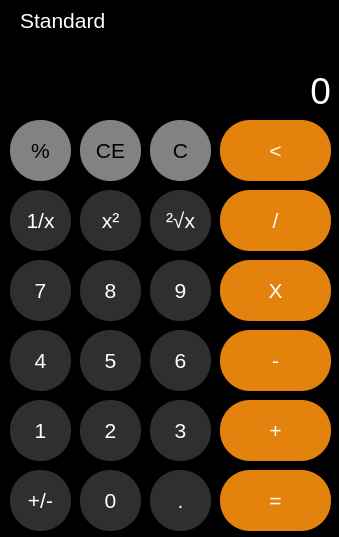
<?xml version="1.0" encoding="UTF-8"?>
<ui version="4.0">
 <class>MainWindow</class>
 <widget class="QMainWindow" name="MainWindow">
  <property name="geometry">
   <rect>
    <x>0</x>
    <y>0</y>
    <width>339</width>
    <height>537</height>
   </rect>
  </property>
  <property name="minimumSize">
   <size>
    <width>339</width>
    <height>537</height>
   </size>
  </property>
  <property name="maximumSize">
   <size>
    <width>339</width>
    <height>537</height>
   </size>
  </property>
  <property name="sizeIncrement">
   <size>
    <width>0</width>
    <height>1</height>
   </size>
  </property>
  <property name="windowTitle">
   <string>Calculator</string>
  </property>
  <property name="toolTipDuration">
   <number>-1</number>
  </property>
  <property name="layoutDirection">
   <enum>Qt::LeftToRight</enum>
  </property>
  <property name="autoFillBackground">
   <bool>false</bool>
  </property>
  <property name="styleSheet">
   <string notr="true">background-color: rgb(0, 0, 0);</string>
  </property>
  <widget class="QWidget" name="centralwidget">
   <widget class="QFrame" name="frame">
    <property name="geometry">
     <rect>
      <x>0</x>
      <y>0</y>
      <width>341</width>
      <height>531</height>
     </rect>
    </property>
    <property name="styleSheet">
     <string notr="true">background-color: rgb(0, 0, 0);</string>
    </property>
    <property name="frameShape">
     <enum>QFrame::StyledPanel</enum>
    </property>
    <property name="frameShadow">
     <enum>QFrame::Raised</enum>
    </property>
    <widget class="QFrame" name="frame_buttons">
     <property name="geometry">
      <rect>
       <x>10</x>
       <y>120</y>
       <width>321</width>
       <height>421</height>
      </rect>
     </property>
     <property name="styleSheet">
      <string notr="true">background-color: rgb(0, 0, 0);</string>
     </property>
     <property name="frameShape">
      <enum>QFrame::StyledPanel</enum>
     </property>
     <property name="frameShadow">
      <enum>QFrame::Raised</enum>
     </property>
     <widget class="QPushButton" name="point">
      <property name="geometry">
       <rect>
        <x>140</x>
        <y>350</y>
        <width>61</width>
        <height>61</height>
       </rect>
      </property>
      <property name="font">
       <font>
        <pointsize>16</pointsize>
       </font>
      </property>
      <property name="styleSheet">
       <string notr="true">background-color: rgb(47, 47, 47);
color: rgb(255, 255, 255);border-radius: 30px;</string>
      </property>
      <property name="text">
       <string>.</string>
      </property>
     </widget>
     <widget class="QPushButton" name="three">
      <property name="geometry">
       <rect>
        <x>140</x>
        <y>280</y>
        <width>61</width>
        <height>61</height>
       </rect>
      </property>
      <property name="font">
       <font>
        <pointsize>16</pointsize>
       </font>
      </property>
      <property name="styleSheet">
       <string notr="true">background-color: rgb(47, 47, 47);
color: rgb(255, 255, 255);border-radius: 30px;</string>
      </property>
      <property name="text">
       <string>3</string>
      </property>
     </widget>
     <widget class="QPushButton" name="zero">
      <property name="geometry">
       <rect>
        <x>70</x>
        <y>350</y>
        <width>61</width>
        <height>61</height>
       </rect>
      </property>
      <property name="font">
       <font>
        <pointsize>16</pointsize>
       </font>
      </property>
      <property name="styleSheet">
       <string notr="true">background-color: rgb(47, 47, 47);
color: rgb(255, 255, 255);border-radius: 30px;</string>
      </property>
      <property name="text">
       <string>0</string>
      </property>
     </widget>
     <widget class="QPushButton" name="two">
      <property name="geometry">
       <rect>
        <x>70</x>
        <y>280</y>
        <width>61</width>
        <height>61</height>
       </rect>
      </property>
      <property name="font">
       <font>
        <pointsize>16</pointsize>
       </font>
      </property>
      <property name="styleSheet">
       <string notr="true">background-color: rgb(47, 47, 47);
color: rgb(255, 255, 255);border-radius: 30px;</string>
      </property>
      <property name="text">
       <string>2</string>
      </property>
     </widget>
     <widget class="QPushButton" name="eight">
      <property name="geometry">
       <rect>
        <x>70</x>
        <y>140</y>
        <width>61</width>
        <height>61</height>
       </rect>
      </property>
      <property name="font">
       <font>
        <pointsize>16</pointsize>
       </font>
      </property>
      <property name="styleSheet">
       <string notr="true">background-color: rgb(47, 47, 47);
color: rgb(255, 255, 255);border-radius: 30px;</string>
      </property>
      <property name="text">
       <string>8</string>
      </property>
     </widget>
     <widget class="QPushButton" name="back">
      <property name="geometry">
       <rect>
        <x>210</x>
        <y>0</y>
        <width>111</width>
        <height>61</height>
       </rect>
      </property>
      <property name="font">
       <font>
        <pointsize>16</pointsize>
       </font>
      </property>
      <property name="toolTip">
       <string>Remove/Back</string>
      </property>
      <property name="styleSheet">
       <string notr="true">background-color: rgb(227, 131, 13);
color: rgb(255, 255, 255);
border-radius: 30px;</string>
      </property>
      <property name="text">
       <string>&lt;</string>
      </property>
     </widget>
     <widget class="QPushButton" name="five">
      <property name="geometry">
       <rect>
        <x>70</x>
        <y>210</y>
        <width>61</width>
        <height>61</height>
       </rect>
      </property>
      <property name="font">
       <font>
        <pointsize>16</pointsize>
       </font>
      </property>
      <property name="styleSheet">
       <string notr="true">background-color: rgb(47, 47, 47);
color: rgb(255, 255, 255);border-radius: 30px;</string>
      </property>
      <property name="text">
       <string>5</string>
      </property>
     </widget>
     <widget class="QPushButton" name="seven">
      <property name="geometry">
       <rect>
        <x>0</x>
        <y>140</y>
        <width>61</width>
        <height>61</height>
       </rect>
      </property>
      <property name="font">
       <font>
        <pointsize>16</pointsize>
       </font>
      </property>
      <property name="styleSheet">
       <string notr="true">background-color: rgb(47, 47, 47);
color: rgb(255, 255, 255);
border-radius: 30px;</string>
      </property>
      <property name="text">
       <string>7</string>
      </property>
     </widget>
     <widget class="QPushButton" name="plus_minus">
      <property name="geometry">
       <rect>
        <x>0</x>
        <y>350</y>
        <width>61</width>
        <height>61</height>
       </rect>
      </property>
      <property name="font">
       <font>
        <pointsize>16</pointsize>
       </font>
      </property>
      <property name="styleSheet">
       <string notr="true">background-color: rgb(47, 47, 47);
color: rgb(255, 255, 255);border-radius: 30px;</string>
      </property>
      <property name="text">
       <string>+/-</string>
      </property>
     </widget>
     <widget class="QPushButton" name="multiply">
      <property name="geometry">
       <rect>
        <x>210</x>
        <y>140</y>
        <width>111</width>
        <height>61</height>
       </rect>
      </property>
      <property name="font">
       <font>
        <pointsize>16</pointsize>
       </font>
      </property>
      <property name="toolTip">
       <string>Multiply</string>
      </property>
      <property name="styleSheet">
       <string notr="true">background-color: rgb(227, 131, 13);
color: rgb(255, 255, 255);border-radius: 30px;</string>
      </property>
      <property name="text">
       <string>X</string>
      </property>
     </widget>
     <widget class="QPushButton" name="x_square">
      <property name="geometry">
       <rect>
        <x>70</x>
        <y>70</y>
        <width>61</width>
        <height>61</height>
       </rect>
      </property>
      <property name="font">
       <font>
        <pointsize>16</pointsize>
       </font>
      </property>
      <property name="toolTip">
       <string>Square</string>
      </property>
      <property name="styleSheet">
       <string notr="true">background-color: rgb(47, 47, 47);
color: rgb(255, 255, 255);border-radius: 30px;</string>
      </property>
      <property name="text">
       <string>x²</string>
      </property>
     </widget>
     <widget class="QPushButton" name="divide">
      <property name="geometry">
       <rect>
        <x>210</x>
        <y>70</y>
        <width>111</width>
        <height>61</height>
       </rect>
      </property>
      <property name="minimumSize">
       <size>
        <width>111</width>
        <height>61</height>
       </size>
      </property>
      <property name="maximumSize">
       <size>
        <width>111</width>
        <height>61</height>
       </size>
      </property>
      <property name="font">
       <font>
        <pointsize>16</pointsize>
       </font>
      </property>
      <property name="toolTip">
       <string>Divide</string>
      </property>
      <property name="styleSheet">
       <string notr="true">background-color: rgb(227, 131, 13);
border-color: rgb(0, 0, 0);
color: rgb(255, 255, 255);border-radius: 30px;</string>
      </property>
      <property name="text">
       <string>/</string>
      </property>
     </widget>
     <widget class="QPushButton" name="root">
      <property name="geometry">
       <rect>
        <x>140</x>
        <y>70</y>
        <width>61</width>
        <height>61</height>
       </rect>
      </property>
      <property name="font">
       <font>
        <pointsize>16</pointsize>
       </font>
      </property>
      <property name="toolTip">
       <string>Square root</string>
      </property>
      <property name="styleSheet">
       <string notr="true">background-color: rgb(47, 47, 47);
color: rgb(255, 255, 255);border-radius: 30px;</string>
      </property>
      <property name="text">
       <string>²√x</string>
      </property>
     </widget>
     <widget class="QPushButton" name="per">
      <property name="geometry">
       <rect>
        <x>0</x>
        <y>0</y>
        <width>61</width>
        <height>61</height>
       </rect>
      </property>
      <property name="font">
       <font>
        <pointsize>16</pointsize>
       </font>
      </property>
      <property name="styleSheet">
       <string notr="true">background-color: rgb(130, 130, 130);
border-radius: 30px;</string>
      </property>
      <property name="text">
       <string>%</string>
      </property>
     </widget>
     <widget class="QPushButton" name="six">
      <property name="geometry">
       <rect>
        <x>140</x>
        <y>210</y>
        <width>61</width>
        <height>61</height>
       </rect>
      </property>
      <property name="font">
       <font>
        <pointsize>16</pointsize>
       </font>
      </property>
      <property name="styleSheet">
       <string notr="true">background-color: rgb(47, 47, 47);
color: rgb(255, 255, 255);border-radius: 30px;</string>
      </property>
      <property name="text">
       <string>6</string>
      </property>
     </widget>
     <widget class="QPushButton" name="four">
      <property name="geometry">
       <rect>
        <x>0</x>
        <y>210</y>
        <width>61</width>
        <height>61</height>
       </rect>
      </property>
      <property name="font">
       <font>
        <pointsize>16</pointsize>
       </font>
      </property>
      <property name="styleSheet">
       <string notr="true">background-color: rgb(47, 47, 47);
color: rgb(255, 255, 255);border-radius: 30px;</string>
      </property>
      <property name="text">
       <string>4</string>
      </property>
     </widget>
     <widget class="QPushButton" name="plus">
      <property name="geometry">
       <rect>
        <x>210</x>
        <y>280</y>
        <width>111</width>
        <height>61</height>
       </rect>
      </property>
      <property name="font">
       <font>
        <pointsize>16</pointsize>
       </font>
      </property>
      <property name="toolTip">
       <string>Plus</string>
      </property>
      <property name="styleSheet">
       <string notr="true">background-color: rgb(227, 131, 13);
color: rgb(255, 255, 255);border-radius: 30px;</string>
      </property>
      <property name="text">
       <string>+</string>
      </property>
     </widget>
     <widget class="QPushButton" name="equal">
      <property name="geometry">
       <rect>
        <x>210</x>
        <y>350</y>
        <width>111</width>
        <height>61</height>
       </rect>
      </property>
      <property name="font">
       <font>
        <pointsize>16</pointsize>
       </font>
      </property>
      <property name="styleSheet">
       <string notr="true">background-color: rgb(227, 131, 13);
color: rgb(255, 255, 255);border-radius: 30px;</string>
      </property>
      <property name="text">
       <string>=</string>
      </property>
     </widget>
     <widget class="QPushButton" name="one_by_x">
      <property name="geometry">
       <rect>
        <x>0</x>
        <y>70</y>
        <width>61</width>
        <height>61</height>
       </rect>
      </property>
      <property name="font">
       <font>
        <pointsize>16</pointsize>
       </font>
      </property>
      <property name="toolTip">
       <string>one by x</string>
      </property>
      <property name="styleSheet">
       <string notr="true">background-color: rgb(47, 47, 47);
color: rgb(255, 255, 255);
border-radius: 30px;</string>
      </property>
      <property name="text">
       <string>1/x</string>
      </property>
     </widget>
     <widget class="QPushButton" name="nine">
      <property name="geometry">
       <rect>
        <x>140</x>
        <y>140</y>
        <width>61</width>
        <height>61</height>
       </rect>
      </property>
      <property name="font">
       <font>
        <pointsize>16</pointsize>
       </font>
      </property>
      <property name="styleSheet">
       <string notr="true">background-color: rgb(47, 47, 47);
color: rgb(255, 255, 255);border-radius: 30px;</string>
      </property>
      <property name="text">
       <string>9</string>
      </property>
     </widget>
     <widget class="QPushButton" name="minus">
      <property name="geometry">
       <rect>
        <x>210</x>
        <y>210</y>
        <width>111</width>
        <height>61</height>
       </rect>
      </property>
      <property name="font">
       <font>
        <pointsize>16</pointsize>
       </font>
      </property>
      <property name="toolTip">
       <string>Subtract</string>
      </property>
      <property name="styleSheet">
       <string notr="true">background-color: rgb(227, 131, 13);
color: rgb(255, 255, 255);border-radius: 30px;</string>
      </property>
      <property name="text">
       <string>-</string>
      </property>
     </widget>
     <widget class="QPushButton" name="one">
      <property name="geometry">
       <rect>
        <x>0</x>
        <y>280</y>
        <width>61</width>
        <height>61</height>
       </rect>
      </property>
      <property name="font">
       <font>
        <pointsize>16</pointsize>
       </font>
      </property>
      <property name="styleSheet">
       <string notr="true">background-color: rgb(47, 47, 47);
color: rgb(255, 255, 255);border-radius: 30px;</string>
      </property>
      <property name="text">
       <string>1</string>
      </property>
     </widget>
     <widget class="QPushButton" name="clear">
      <property name="geometry">
       <rect>
        <x>140</x>
        <y>0</y>
        <width>61</width>
        <height>61</height>
       </rect>
      </property>
      <property name="font">
       <font>
        <pointsize>16</pointsize>
       </font>
      </property>
      <property name="toolTip">
       <string>Clear</string>
      </property>
      <property name="styleSheet">
       <string notr="true">background-color: rgb(130, 130, 130);
border-radius: 30px;</string>
      </property>
      <property name="text">
       <string>C</string>
      </property>
     </widget>
     <widget class="QPushButton" name="ce">
      <property name="geometry">
       <rect>
        <x>70</x>
        <y>0</y>
        <width>61</width>
        <height>61</height>
       </rect>
      </property>
      <property name="font">
       <font>
        <pointsize>16</pointsize>
       </font>
      </property>
      <property name="toolTip">
       <string>Clear recent calculation</string>
      </property>
      <property name="styleSheet">
       <string notr="true">background-color: rgb(130, 130, 130);
border-radius: 30px;</string>
      </property>
      <property name="text">
       <string>CE</string>
      </property>
     </widget>
    </widget>
    <widget class="QFrame" name="frame_calculations_display">
     <property name="geometry">
      <rect>
       <x>10</x>
       <y>40</y>
       <width>321</width>
       <height>71</height>
      </rect>
     </property>
     <property name="styleSheet">
      <string notr="true">background-color: rgb(0, 0, 0);</string>
     </property>
     <property name="frameShape">
      <enum>QFrame::StyledPanel</enum>
     </property>
     <property name="frameShadow">
      <enum>QFrame::Raised</enum>
     </property>
     <widget class="QLabel" name="label_2">
      <property name="geometry">
       <rect>
        <x>0</x>
        <y>30</y>
        <width>321</width>
        <height>41</height>
       </rect>
      </property>
      <property name="font">
       <font>
        <pointsize>28</pointsize>
       </font>
      </property>
      <property name="styleSheet">
       <string notr="true">background-color: rgb(0, 0, 0);
color: rgb(255, 255, 255);</string>
      </property>
      <property name="text">
       <string>0</string>
      </property>
      <property name="alignment">
       <set>Qt::AlignRight|Qt::AlignTrailing|Qt::AlignVCenter</set>
      </property>
     </widget>
     <widget class="QLabel" name="label_3">
      <property name="geometry">
       <rect>
        <x>0</x>
        <y>0</y>
        <width>311</width>
        <height>20</height>
       </rect>
      </property>
      <property name="maximumSize">
       <size>
        <width>100000</width>
        <height>16777215</height>
       </size>
      </property>
      <property name="font">
       <font>
        <pointsize>10</pointsize>
       </font>
      </property>
      <property name="styleSheet">
       <string notr="true">background-color: rgb(0, 0, 0);
color: rgb(255, 255, 255);</string>
      </property>
      <property name="text">
       <string/>
      </property>
      <property name="alignment">
       <set>Qt::AlignRight|Qt::AlignTrailing|Qt::AlignVCenter</set>
      </property>
     </widget>
    </widget>
    <widget class="QLabel" name="label">
     <property name="geometry">
      <rect>
       <x>20</x>
       <y>10</y>
       <width>111</width>
       <height>21</height>
      </rect>
     </property>
     <property name="font">
      <font>
       <pointsize>16</pointsize>
      </font>
     </property>
     <property name="styleSheet">
      <string notr="true">color: rgb(255, 255, 255);</string>
     </property>
     <property name="text">
      <string>Standard</string>
     </property>
    </widget>
   </widget>
  </widget>
 </widget>
 <resources/>
 <connections/>
</ui>
